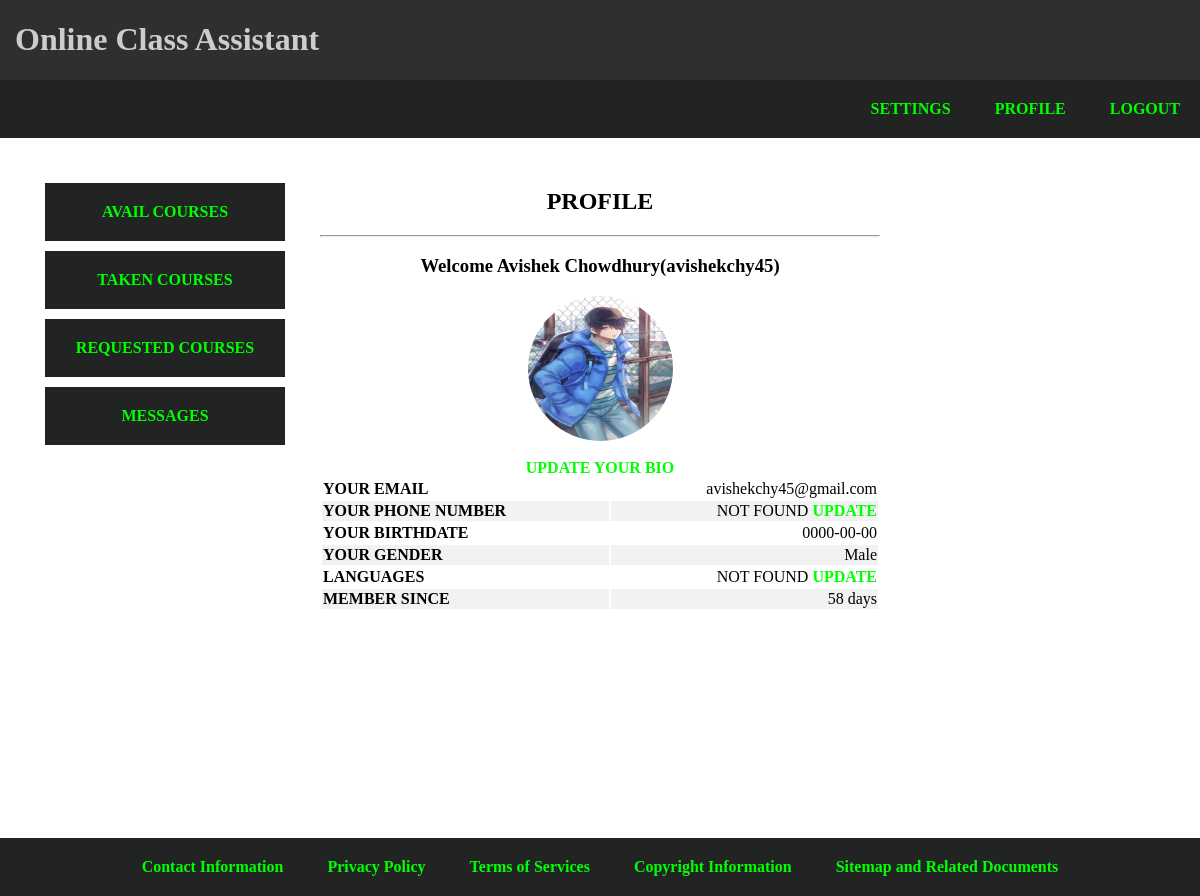
Screenshot of /user/home.php (signed in) with the database file from the repository.
### tables this page shows
CREATE TABLE `student` (
  `REGISTRATION` timestamp NOT NULL DEFAULT current_timestamp(),
  `NAME` varchar(255) NOT NULL,
  `ID` varchar(255) NOT NULL,
  `EMAIL` varchar(255) NOT NULL,
  `PHONENUMBER` varchar(15) DEFAULT NULL,
  `BIRTHDATE` date DEFAULT NULL,
  `GENDER` char(7) NOT NULL,
  `LANGUAGES` varchar(255) DEFAULT NULL,
  `ABOUT` tinytext DEFAULT NULL,
  `PASS` varchar(255) NOT NULL DEFAULT '123456',
  `PHOTO` varchar(255) DEFAULT NULL
);

### user/home.php (the view, shortened to what this page needs)
<?php
$id = $_SESSION['user_id'];
include("../connection.php");
?>
<html>
<head>
    <link rel="stylesheet" href="../style.css">
</head>
<body>
    <div class="row-1">
        <div class="header col-12">
            <?php
            include("../options/header.php");
            ?>
        </div>
    </div>
    <div class="row-2">
        <div class="navbar col-12">
            <nav>
                <?php
                include("../options/navbar.php");
                ?>
            </nav>
        </div>
    </div>
    <div class="row-3">
        <div class="menu col-3">
            <?php
            include("../options/menu.php");
            ?>
        </div>
        <div class="main col-6">
            <h2>PROFILE</h2>
            <hr>
            <?php
            $query = "select NAME,EMAIL,PHONENUMBER,BIRTHDATE,GENDER,LANGUAGES,ABOUT,PHOTO,DATEDIFF(CURRENT_TIMESTAMP,REGISTRATION) as TIME from $user where ID='$id'";
            $r = mysqli_query($con, $query);
            $row = mysqli_fetch_assoc($r);
            $name = $row['NAME'];
            $email = $row['EMAIL'] == '' ? "NOT FOUND <a href='settings.php'>UPDATE</a>" : $row['EMAIL'];
            $phone_num = $row['PHONENUMBER'] == '' ? "NOT FOUND <a href='settings.php' class='approve'>UPDATE</a>" : $row['PHONENUMBER'];
            $bdate = $row['BIRTHDATE'] == '' ? "NOT FOUND <a href='settings.php'>UPDATE</a>" : $row['BIRTHDATE'];
            $gender = $row['GENDER'] == '' ? "NOT FOUND <a href='settings.php'>UPDATE</a>" : $row['GENDER'];
            $languages = $row['LANGUAGES'] == '' ? "NOT FOUND <a href='settings.php'>UPDATE</a>" : $row['LANGUAGES'];
            $about = $row['ABOUT'];
            $photo = $row['PHOTO'] == '' ? "default.png" : $row['PHOTO'];
            $reg = $row['TIME'] . ' days';
            echo "
            <h3>Welcome $name($id) </h3>
            <img class='dp' src='../uploads/user_photo/$photo' alt='$name'/>
            <br>
            $about
            <br>
            <a href='settings.php'>UPDATE YOUR BIO</a>
            <table class='profile' id='profile'>
            <tr>
            <th>YOUR EMAIL</th><td>$email</td>
            </tr>
            <tr>
            <th>YOUR PHONE NUMBER</th><td>$phone_num</td>
            </tr>
            <tr>
            <th>YOUR BIRTHDATE</th><td>$bdate</td>
            </tr>
            <tr>
            <th>YOUR GENDER</th><td>$gender</td>
            </tr>
            <tr>
            <th>LANGUAGES</th><td>$languages</td>
            </tr>
            <tr>
            <th>MEMBER SINCE</th><td>$reg</td>
            </tr>
            </table>
            ";
            ?>
        </div>
        <div class="sidebar col-3">
        </div>
    </div>
    <div class="row-4">
        <div class="footer col-12">
            <footer>
                <?php
                include("../options/footer.php");
                ?>
            </footer>
        </div>
    </div>
</body>
</html>

### style.css (style rules this page uses)
.col-3 { width: 25%; }
.col-6 { width: 50%; }
.col-12 { width: 100%; }
* { box-sizing: border-box; }
[class*="col-"] { float: left; }
[class*="row-"]::after { content: ""; clear: both; display: table; }
[class*="row-"] { padding: 0px; margin: 0px; }
img { max-width: 100%; height: auto; }
body { background-color: white; margin: 0; }
.row-1 { margin: 0; background-color: #2e302f; color: #fff; position: sticky; top: 0; }
.header { margin: 0; text-align: left; padding-left: 15px; color: #ccc; }
.row-2 { margin: 0px; padding: 0px; background-color: #212422; }
.navbar { text-align: right; padding: 0; margin: 0; width: 100%; }
.row-3 { margin: 0px; padding: 20px; min-height: calc(100vh - 100px); }
.menu { text-align: left; margin: 0; padding: 20px; display: grid; }
.main { text-align: center; padding: 10px; }
.sidebar { text-align: right; margin: 0; padding: 20px; display: grid; }
.row-4 { margin: 0; padding: 0; background-color: #212422; }
.footer { text-align: center; padding: 0; margin: 0; width: 100%; }
a:link { font-weight: bolder; text-decoration: none; color: #00ff00; }
.dp { border-radius: 50%; height: 145px; width: 145px; }
td, th { width: auto; border-bottom: 1px solid black; }
table { width: 100%; text-align: center; overflow-x: auto; }
tr:nth-child(even) { background-color: #f2f2f2; }
.profile tr { border: 0; }
.profile th { text-align: left; border: 0; }
.profile td { text-align: right; border: 0; }

### rows the page displays
student: NAME "Avishek Chowdhury", PHOTO (picture), EMAIL "avishekchy45@gmail.com", BIRTHDATE "0000-00-00", GENDER "Male"

### other values shown
$id "avishekchy45"
$reg "58 days"
